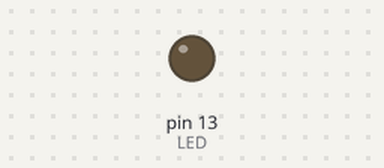
Bench run of a sketch on a simulated Arduino Uno, built with avr-gcc and run on an emulated ATmega328P. On the bench: output pins drawn as LEDs (lit = HIGH).

Above: at 1.3 s.
At 3.8 s:
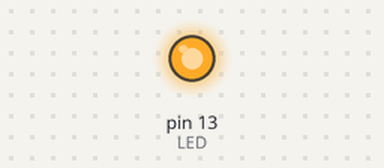
Timing chart, 0 to 6.6 s (numbered marks = the images above):
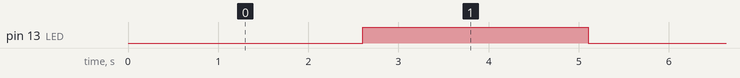

The sketch:

Blinky_PWM.ino
```cpp
#define LED 13

int brightness = 0;

void setup() {
  // put your setup code here, to run once:
  pinMode(LED, OUTPUT);

}

void loop() {
  // put your main code here, to run repeatedly:
  analogWrite(LED, brightness);
  delay(100);

  brightness = (brightness + 5) % 255;
}
```

Measured:
- by itself, pin 13 (LED): alternates HIGH for 2.5 s and LOW for 2.6 s
